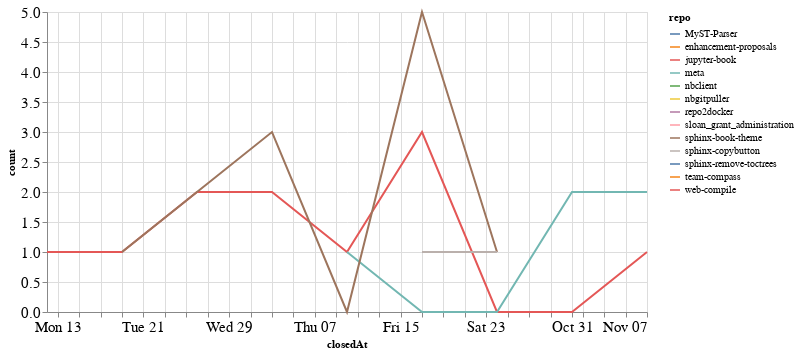

The notebook cell saved with this chart:
### Code cell
closed_by_time = closed_by.groupby('repo').resample('W', on='closedAt').count()['author'].reset_index()
closed_by_time = closed_by_time.rename(columns={'author': 'count'})

alt.Chart(closed_by_time, width=600).mark_line().encode(
    x='closedAt',
    y='count',
    color='repo',
    tooltip="repo"
)

### Figure 1 — Vega-Lite specification as saved in the notebook (floating-point values rounded to 4 significant figures)
{"config": {"axisLeft": {"labelFontSize": 15}, "axisBottom": {"labelFontSize": 15}}, "data": {"name": "data-bf93a7ad83e4fb2224df69d92f216ca3"}, "mark": "line", "encoding": {"color": {"type": "nominal", "field": "repo"}, "tooltip": {"type": "nominal", "field": "repo"}, "x": {"type": "temporal", "field": "closedAt"}, "y": {"type": "quantitative", "field": "count"}}, "width": 600, "$schema": "https://vega.github.io/schema/vega-lite/v4.8.1.json", "datasets": {"data-bf93a7ad83e4fb2224df69d92f216ca3": [{"repo": "MyST-Parser", "closedAt": "2021-09-26T00:00:00", "count": 1}, {"repo": "enhancement-proposals", "closedAt": "2021-10-10T00:00:00", "count": 1}, {"repo": "jupyter-book", "closedAt": "2021-09-12T00:00:00", "count": 1}, {"repo": "jupyter-book", "closedAt": "2021-09-19T00:00:00", "count": 1}, {"repo": "jupyter-book", "closedAt": "2021-09-26T00:00:00", "count": 2}, {"repo": "jupyter-book", "closedAt": "2021-10-03T00:00:00", "count": 2}, {"repo": "jupyter-book", "closedAt": "2021-10-10T00:00:00", "count": 1}, {"repo": "jupyter-book", "closedAt": "2021-10-17T00:00:00", "count": 3}, {"repo": "jupyter-book", "closedAt": "2021-10-24T00:00:00", "count": 0}, {"repo": "jupyter-book", "closedAt": "2021-10-31T00:00:00", "count": 0}, {"repo": "jupyter-book", "closedAt": "2021-11-07T00:00:00", "count": 1}, {"repo": "meta", "closedAt": "2021-10-10T00:00:00", "count": 1}, {"repo": "meta", "closedAt": "2021-10-17T00:00:00", "count": 0}, {"repo": "meta", "closedAt": "2021-10-24T00:00:00", "count": 0}, {"repo": "meta", "closedAt": "2021-10-31T00:00:00", "count": 2}, {"repo": "meta", "closedAt": "2021-11-07T00:00:00", "count": 2}, {"repo": "nbclient", "closedAt": "2021-09-19T00:00:00", "count": 1}, {"repo": "nbgitpuller", "closedAt": "2021-11-07T00:00:00", "count": 1}, {"repo": "repo2docker", "closedAt": "2021-09-19T00:00:00", "count": 1}, {"repo": "sloan_grant_administration", "closedAt": "2021-10-10T00:00:00", "count": 1}, {"repo": "sphinx-book-theme", "closedAt": "2021-09-19T00:00:00", "count": 1}, {"repo": "sphinx-book-theme", "closedAt": "2021-09-26T00:00:00", "count": 2}, {"repo": "sphinx-book-theme", "closedAt": "2021-10-03T00:00:00", "count": 3}, {"repo": "sphinx-book-theme", "closedAt": "2021-10-10T00:00:00", "count": 0}, {"repo": "sphinx-book-theme", "closedAt": "2021-10-17T00:00:00", "count": 5}, {"repo": "sphinx-book-theme", "closedAt": "2021-10-24T00:00:00", "count": 1}, {"repo": "sphinx-copybutton", "closedAt": "2021-10-17T00:00:00", "count": 1}, {"repo": "sphinx-copybutton", "closedAt": "2021-10-24T00:00:00", "count": 1}, {"repo": "sphinx-remove-toctrees", "closedAt": "2021-10-24T00:00:00", "count": 1}, {"repo": "team-compass", "closedAt": "2021-10-17T00:00:00", "count": 1}, {"repo": "web-compile", "closedAt": "2021-09-26T00:00:00", "count": 1}]}}
